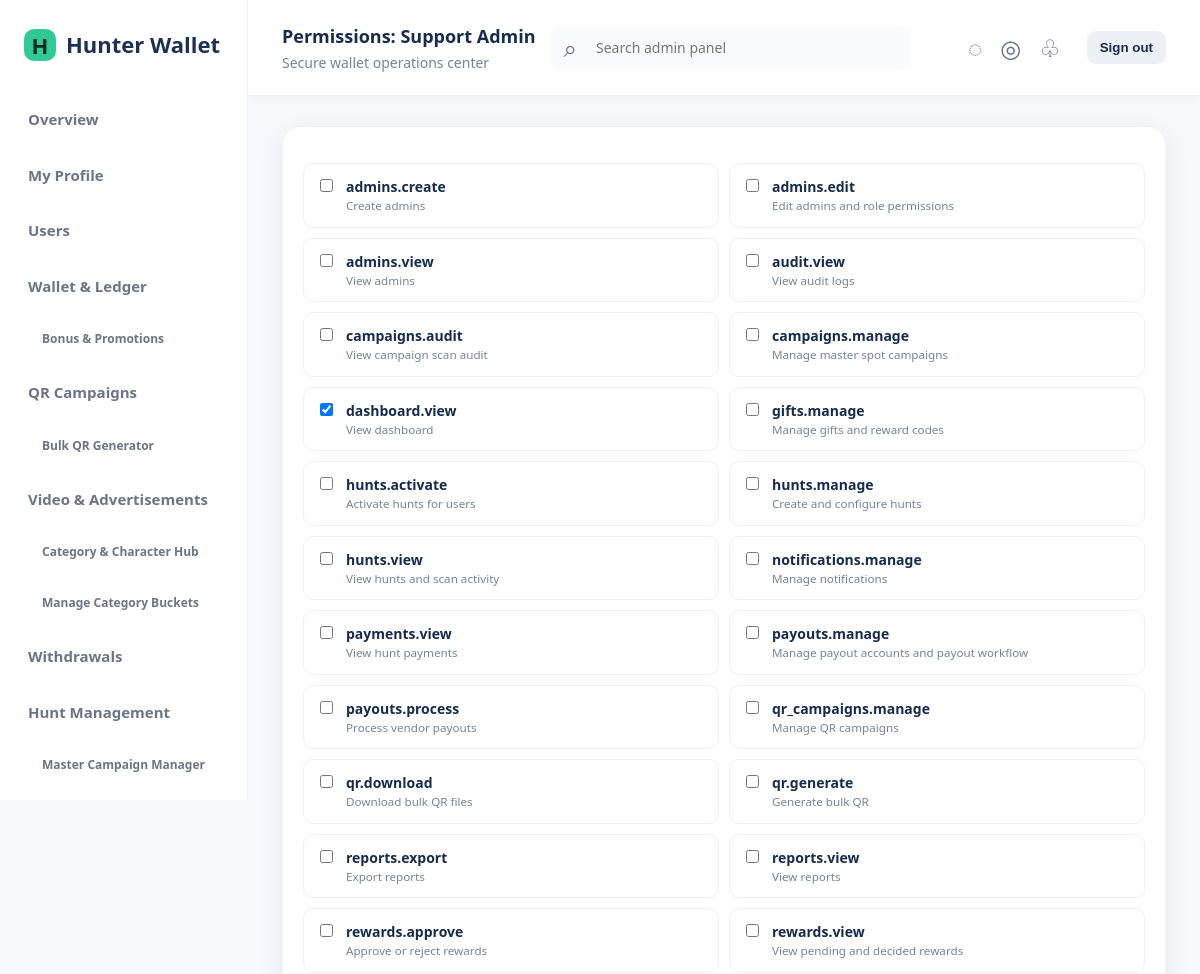
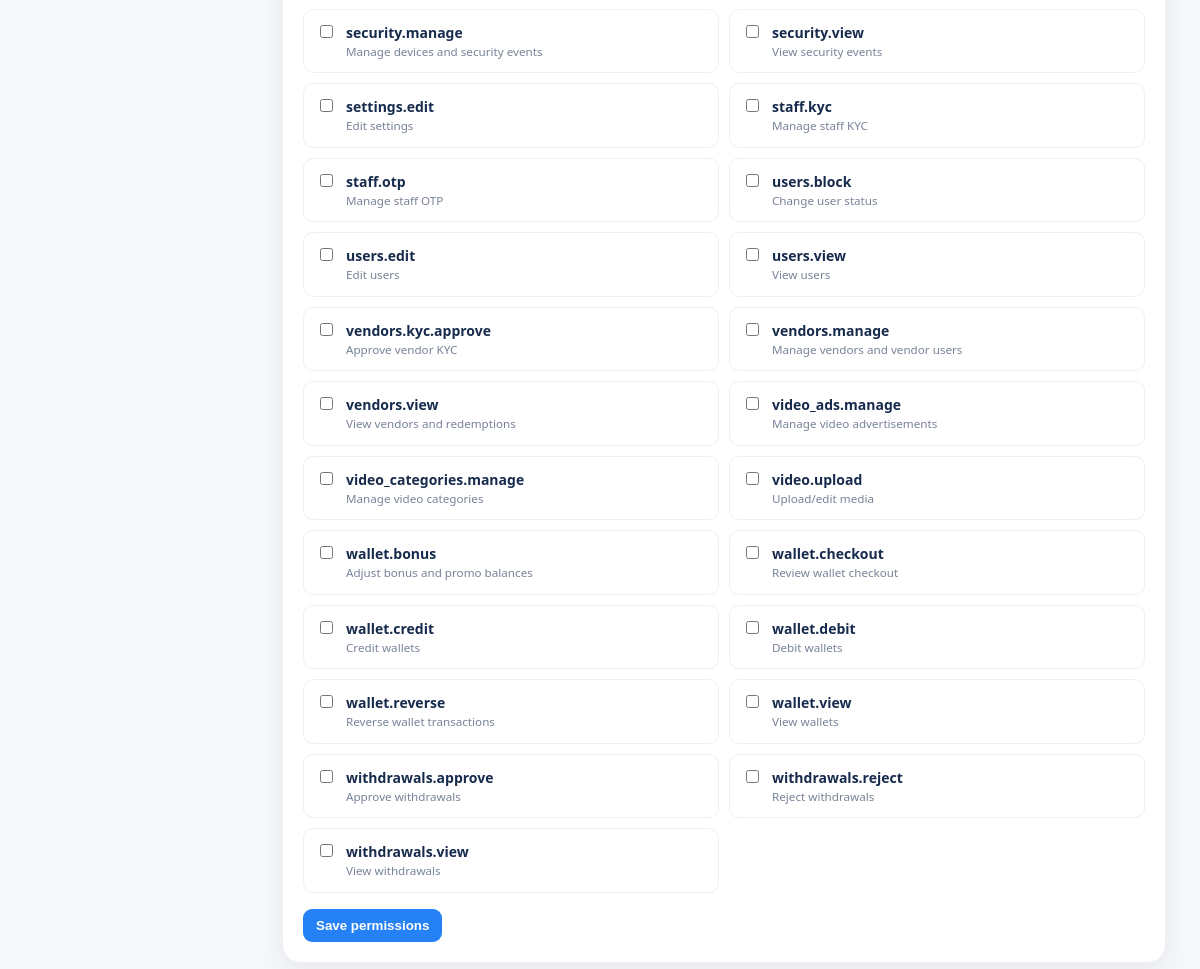
The app's page /admin/admins/permissions.php?role_id=3 (signed in) with its own data (2 pictures, top to bottom).
### tables this page shows
CREATE TABLE admin_permissions (id INT UNSIGNED AUTO_INCREMENT PRIMARY KEY, code VARCHAR(100) NOT NULL UNIQUE, description VARCHAR(255) NULL);

CREATE TABLE admin_roles (id INT UNSIGNED AUTO_INCREMENT PRIMARY KEY, name VARCHAR(80) NOT NULL UNIQUE, created_at DATETIME NOT NULL DEFAULT CURRENT_TIMESTAMP);

### config/database.php (called while the page is built, shortened)
<?php
function db(): PDO
{
    static $pdo;
    if ($pdo instanceof PDO) return $pdo;
    $dsn = sprintf('mysql:host=%s;port=%s;dbname=%s;charset=utf8mb4', env('DB_HOST', '127.0.0.1'), env('DB_PORT', '3306'), env('DB_NAME', 'hunter_wallet'));
    $pdo = new PDO($dsn, (string) env('DB_USER', 'root'), (string) env('DB_PASS', ''), [
        PDO::ATTR_ERRMODE => PDO::ERRMODE_EXCEPTION,
        PDO::ATTR_DEFAULT_FETCH_MODE => PDO::FETCH_ASSOC,
        PDO::ATTR_EMULATE_PREPARES => false,
    ]);
    return $pdo;
}

### includes/functions.php (called while the page is built, shortened)
<?php
function e(mixed $value): string { return htmlspecialchars((string) $value, ENT_QUOTES | ENT_SUBSTITUTE, 'UTF-8'); }

### includes/auth.php (called while the page is built, shortened)
<?php
function admin(): ?array
{
    static $cached = false;
    if ($cached !== false) return $cached;
    $stmt = db()->prepare('SELECT a.*, r.name role_name FROM admins a JOIN admin_roles r ON r.id=a.role_id WHERE a.id=? AND a.status="ACTIVE"');
    $stmt->execute([(int) $_SESSION['admin_id']]);
    return $cached = ($stmt->fetch() ?: null);
}
function require_admin(): void { if (!admin()) { flash('error', 'Please sign in.'); redirect('/admin/login.php'); } }

### includes/permissions.php (called while the page is built, shortened)
<?php
function permissions(): array
{
    static $items;
    if ($items !== null) return $items;
    $current = admin(); if (!$current) return $items = [];
    if ($current['role_name'] === 'Super Admin') return $items = ['*'];
    $stmt = db()->prepare('SELECT p.code FROM admin_permissions p JOIN admin_role_permissions rp ON rp.permission_id=p.id WHERE rp.role_id=?');
    $stmt->execute([$current['role_id']]); return $items = array_column($stmt->fetchAll(), 'code');
}
function can(string $permission): bool { $all = permissions(); return in_array('*', $all, true) || in_array($permission, $all, true); }
function require_permission(string $permission): void { require_admin(); if (!can($permission)) { http_response_code(403); exit('Forbidden'); } }

### admin/admins/permissions.php (the view)
<?php declare(strict_types=1);require dirname(__DIR__,2).'/includes/bootstrap.php';require_permission('admins.edit');$roleId=filter_var(input('role_id'),FILTER_VALIDATE_INT);if(!$roleId){http_response_code(404);exit('Not found');}$stmt=db()->prepare('SELECT * FROM admin_roles WHERE id=?');$stmt->execute([$roleId]);$role=$stmt->fetch();if(!$role){http_response_code(404);exit('Not found');}$permissions=db()->query('SELECT * FROM admin_permissions ORDER BY code')->fetchAll();if(is_post()){verify_csrf();if($role['name']==='Super Admin'){flash('error','Super Admin always has complete access.');}else{$chosen=array_map('intval',(array)($_POST['permissions']??[]));$valid=array_map('intval',array_column($permissions,'id'));$chosen=array_values(array_intersect($chosen,$valid));$pdo=db();$pdo->beginTransaction();try{$old=$pdo->prepare('SELECT permission_id FROM admin_role_permissions WHERE role_id=?');$old->execute([$roleId]);$before=array_map('intval',array_column($old->fetchAll(),'permission_id'));$pdo->prepare('DELETE FROM admin_role_permissions WHERE role_id=?')->execute([$roleId]);$insert=$pdo->prepare('INSERT INTO admin_role_permissions(role_id,permission_id) VALUES(?,?)');foreach($chosen as $permissionId)$insert->execute([$roleId,$permissionId]);audit_log((int)admin()['id'],'ROLE_PERMISSIONS_UPDATED','admins',(string)$roleId,$before,$chosen);$pdo->commit();flash('success','Role permissions updated.');}catch(Throwable $e){if($pdo->inTransaction())$pdo->rollBack();flash('error','Could not update permissions.');}}redirect('/admin/admins/permissions.php?role_id='.$roleId);}$currentStmt=db()->prepare('SELECT permission_id FROM admin_role_permissions WHERE role_id=?');$currentStmt->execute([$roleId]);$current=array_map('intval',array_column($currentStmt->fetchAll(),'permission_id'));$pageTitle='Permissions: '.$role['name'];require APP_ROOT.'/includes/header.php';?>
<section class="panel"><form method="post"><?=csrf_field()?><div class="permission-grid"><?php foreach($permissions as $p):?><label class="check-card"><input type="checkbox" name="permissions[]" value="<?=e($p['id'])?>" <?=in_array((int)$p['id'],$current,true)?'checked':''?> <?=$role['name']==='Super Admin'?'disabled':''?>><span><strong><?=e($p['code'])?></strong><small><?=e($p['description'])?></small></span></label><?php endforeach?></div><?php if($role['name']!=='Super Admin'):?><button class="btn">Save permissions</button><?php endif?></form></section><?php require APP_ROOT.'/includes/footer.php';

### assets/css/style.css (style rules this page uses)
:root { --navy:#12263f;--ink:#182534;--muted:#6c7b8a;--line:#e5eaf0;--bg:#f5f7fa;--green:#0d9f6e;--red:#d13c4d;--amber:#d78909;--blue:#2764d9;--white:#fff;--radius:14px;--shadow:0 8px 24px rgba(18,38,63,.07) }
* { box-sizing:border-box }
body { margin:0;background:var(--bg);color:var(--ink);font:14px/1.5 system-ui,-apple-system,BlinkMacSystemFont,"Segoe UI",sans-serif }
.card,.panel { background:white;border:1px solid var(--line);border-radius:var(--radius);box-shadow:var(--shadow) }
.panel { padding:20px;margin-bottom:20px }
.btn { appearance:none;border:0;border-radius:9px;background:var(--blue);color:white;padding:9px 13px;font-weight:700;cursor:pointer;display:inline-block }
input,select,textarea { font:inherit;border:1px solid #ccd5df;border-radius:9px;padding:10px 11px;background:white;min-height:40px }
.permission-grid { display:grid;grid-template-columns:repeat(2,minmax(0,1fr));gap:10px;margin:16px 0 }
.check-card { display:flex;gap:10px;align-items:flex-start;border:1px solid var(--line);border-radius:10px;padding:12px }
.check-card input { min-height:auto }
.check-card small { display:block;color:var(--muted) }
:root { --navy:#fff;--ink:#172b4d;--muted:#788397;--line:#edf0f5;--bg:#f7f8fb;--blue:#2781f6;--radius:18px;--shadow:0 8px 26px rgba(31,48,75,.08) }
.panel,.card { border-radius:18px;box-shadow:0 8px 26px rgba(31,48,75,.08) }

### records on screen
admin_permissions: code "admins.create", description "Create admins"
admin_permissions: code "admins.edit", description "Edit admins and role permissions"
admin_permissions: code "admins.view", description "View admins"
admin_permissions: code "audit.view", description "View audit logs"
admin_permissions: code "campaigns.audit", description "View campaign scan audit"
admin_permissions: code "campaigns.manage", description "Manage master spot campaigns"
admin_permissions: id.name "☑", code "dashboard.view", description "View dashboard"
admin_permissions: code "gifts.manage", description "Manage gifts and reward codes"
admin_permissions: code "hunts.activate", description "Activate hunts for users"
admin_permissions: code "hunts.manage", description "Create and configure hunts"
admin_permissions: code "hunts.view", description "View hunts and scan activity"
admin_permissions: code "notifications.manage", description "Manage notifications"
admin_permissions: code "payments.view", description "View hunt payments"
admin_permissions: code "payouts.manage", description "Manage payout accounts and payout workflow"
admin_permissions: code "payouts.process", description "Process vendor payouts"
admin_permissions: code "qr_campaigns.manage", description "Manage QR campaigns"
admin_permissions: code "qr.download", description "Download bulk QR files"
admin_permissions: code "qr.generate", description "Generate bulk QR"
admin_permissions: code "reports.export", description "Export reports"
admin_permissions: code "reports.view", description "View reports"
admin_permissions: code "rewards.approve", description "Approve or reject rewards"
admin_permissions: code "rewards.view", description "View pending and decided rewards"
admin_permissions: code "security.manage", description "Manage devices and security events"
admin_permissions: code "security.view", description "View security events"
admin_permissions: code "settings.edit", description "Edit settings"
admin_permissions: code "staff.kyc", description "Manage staff KYC"
admin_permissions: code "staff.otp", description "Manage staff OTP"
admin_permissions: code "users.block", description "Change user status"
admin_permissions: code "users.edit", description "Edit users"
admin_permissions: code "users.view", description "View users"
admin_permissions: code "vendors.kyc.approve", description "Approve vendor KYC"
admin_permissions: code "vendors.manage", description "Manage vendors and vendor users"
admin_permissions: code "vendors.view", description "View vendors and redemptions"
admin_permissions: code "video_ads.manage", description "Manage video advertisements"
admin_permissions: code "video_categories.manage", description "Manage video categories"
admin_permissions: code "video.upload", description "Upload/edit media"
admin_permissions: code "wallet.bonus", description "Adjust bonus and promo balances"
admin_permissions: code "wallet.checkout", description "Review wallet checkout"
admin_permissions: code "wallet.credit", description "Credit wallets"
admin_permissions: code "wallet.debit", description "Debit wallets"
admin_permissions: code "wallet.reverse", description "Reverse wallet transactions"
admin_permissions: code "wallet.view", description "View wallets"
admin_permissions: code "withdrawals.approve", description "Approve withdrawals"
admin_permissions: code "withdrawals.reject", description "Reject withdrawals"
admin_permissions: code "withdrawals.view", description "View withdrawals"

### other values on screen
$brandName "Hunter Wallet"
$pageTitle "Permissions: Support Admin"
$pageSubtitle "Secure wallet operations center"
